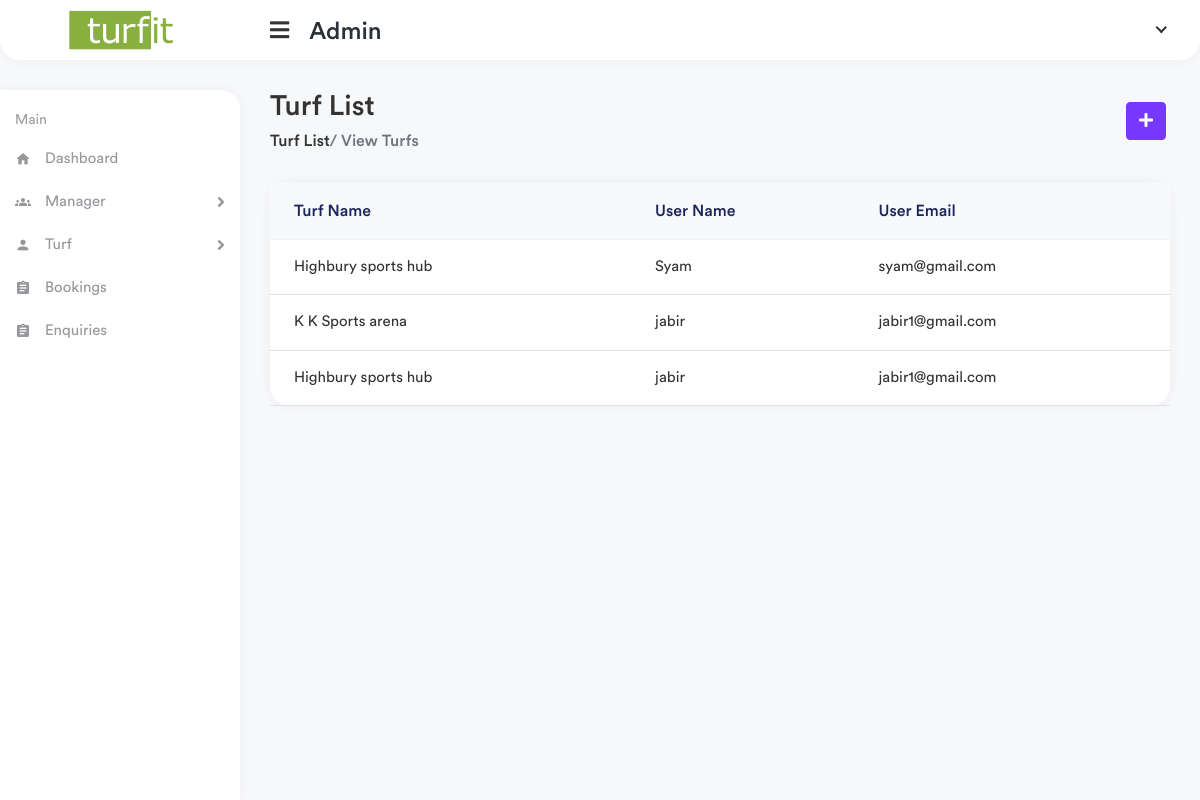
Screenshot of /app1/bookings with the database file from the repository.
### manager/models.py (models this page shows, shortened)
class TimeSlot(models.Model):
    turf = models.ForeignKey(Turf,on_delete=models.CASCADE,null=True)
    manager = models.ForeignKey(TurfManager,on_delete=models.CASCADE,null=True)
    start_time = models.TimeField()
    end_time = models.TimeField()
    is_booked = models.BooleanField(default=True)
    status = models.IntegerField(default=0)
    turf_user = models.ForeignKey(TurfUser,on_delete=models.CASCADE,null=True)
    price = models.CharField(max_length=100)
    date_for_book = models.DateField()

class Turf(models.Model):
    manager = models.ForeignKey(TurfManager, on_delete=models.CASCADE, null=True)
    turf_name = models.CharField(max_length=100)
    turf_place = models.CharField(max_length=100)
    phone = models.CharField(max_length=100)
    turf_image = models.ImageField( upload_to="image/testimagemodel/")
    def __str__(self):
        return str(self.turf_name)

### website/models.py (models this page shows)
class TurfUser(models.Model):
    user = models.OneToOneField(User,on_delete=models.CASCADE)
    name = models.CharField(max_length=100)
    phone = models.CharField(max_length=100)
    email = models.EmailField()
    def __str__(self):
        return str(self.name)

### app1/views.py (the view)
# urls.py: path('bookings',views.bookings,name="bookings"),
def bookings(request):
    bookings = TimeSlot.objects.filter(status=1)
    context = {
        'bookings' : bookings
    }
    return render(request,'app1/bookings.html',context)

### templates/app1/bookings.html (shortened to what this page needs)
{% extends 'app1/partials/base.html' %}
{% load static %}
{% block content %}
<div class="page-wrapper">
    <div class="content container-fluid">
        <div class="page-header">
            <div class="row align-items-center">
                <div class="col">
                    <h3 class="page-title">Turf List</h3>
                    <ul class="breadcrumb">
                        <li class="breadcrumb"><a href=""> Turf List</a>
                        </li>
                        <li class="breadcrumb active"> / View Turfs</li>
                    </ul>
                </div>
                <div class="col-auto">
                    <a href="{% url 'main_admin:add_manager' %}" class="btn btn-primary me-1">
                        <i class="fas fa-plus"></i>
                    </a>
                </div>
            </div>
        </div>
        <div class="row">
            <div class="col-sm-12">
                <div class="card card-table">
                    <div class="card-body">
                        <div class="table-responsive">
                            <table class="table table-center table-hover datatable">
                                <thead class="thead-light">
                                    <tr>
                                        <th>Turf Name</th>
                                        <th>User Name</th>
                                        <th>User Email</th>
                                    </tr>
                                </thead>
                                <tbody>
                                    {% for bookings in bookings %}
                                    <tr>
                                        <td>
                                            <h2 class="">
                                                <a href="">{{bookings.turf}} </a>
                                            </h2>
                                        </td>
                                        <td>{{bookings.turf_user}}
                                        </td>
                                        <td>
                                            {{bookings.turf_user.email}}
                                        </td>
                                    </tr>
                                </tbody>
                                {% endfor %}
                            </table>
                        </div>
                    </div>
                </div>
            </div>
        </div>
    </div>
</div>
{% endblock %}

### rows the page displays
TimeSlot: turf "Highbury sports hub", turf_user "Syam", turf_user.email "syam@gmail.com"
TimeSlot: turf "K K Sports arena", turf_user "jabir", turf_user.email "jabir1@gmail.com"
TimeSlot: turf "Highbury sports hub", turf_user "jabir", turf_user.email "jabir1@gmail.com"
